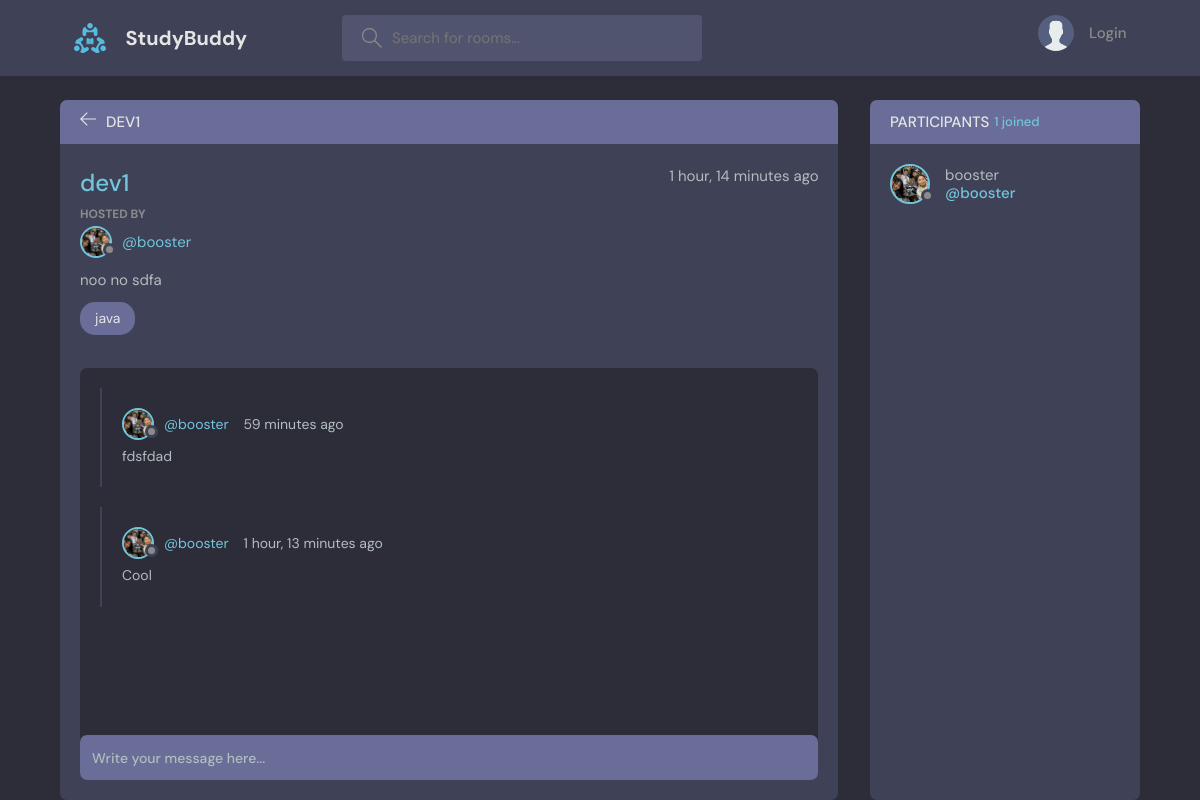
The page /room/1/ on the database its author committed.
### base/models.py (models this page shows, shortened)
class Room(models.Model):
    host = models.ForeignKey(User, on_delete=models.SET_NULL, null=True)
    topic = models.ForeignKey(Topic, on_delete=models.SET_NULL, null=True)
    name = models.CharField(max_length=200)
    description = models.TextField(null=True, blank=True)
    participants = models.ManyToManyField(User, related_name='participants', blank=True)
    updated = models.DateTimeField(auto_now=True)
    created = models.DateTimeField(auto_now_add=True)
    class Meta:
        ordering = ['-updated', '-created']

class User(AbstractUser):
    name = models.CharField(max_length=200, null=True)
    email = models.EmailField(unique=True, null=True)
    bio = models.TextField(null=True)
    avatar = models.ImageField(null=True, default="avatar.svg")
    USERNAME_FIELD = 'email'
    REQUIRED_FIELDS = []

class Topic(models.Model):
    name = models.CharField(max_length=200)

class Message(models.Model):
    user = models.ForeignKey(User, on_delete=models.CASCADE)
    room = models.ForeignKey(Room, on_delete=models.CASCADE)
    body = models.TextField()
    updated = models.DateTimeField(auto_now=True)
    created = models.DateTimeField(auto_now_add=True)
    class Meta:
        ordering = ['-updated', '-created']

### base/views.py (the view, shortened to what this page needs)
# urls.py: path('room/<str:pk>/', views.room, name='room'),
def room(request, pk):
    room = Room.objects.get(id=pk)
    roomMessages = room.message_set.all().order_by('-created')
    participants = room.participants.all()
    context = {'room': room, 'roomMessages': roomMessages, 'participants': participants}
    return render(request, 'base/room.html', context)

### base/templates/base/room.html (shortened to what this page needs)
{% extends 'main.html' %}
{% block content %}
    <main class="profile-page layout layout--2">
        <div class="container">
            <div class="room">
                <div class="room__top">
                    <div class="room__topLeft">
                        <a href="{% url 'home' %}">
                            <svg version="1.1" xmlns="http://www.w3.org/2000/svg" width="32" height="32"
                                 viewBox="0 0 32 32">
                                <title>arrow-left</title>
                                <path
                                        d="M13.723 2.286l-13.723 13.714 13.719 13.714 1.616-1.611-10.96-10.96h27.625v-2.286h-27.625l10.965-10.965-1.616-1.607z"
                                ></path>
                            </svg>
                        </a>
                        <h3>{{ room.name }}</h3>
                    </div>
                </div>
                <div class="room__box scroll">
                    <div class="room__header scroll">
                        <div class="room__info">
                            <h3>{{ room.name }}</h3>
                            <span>{{ room.created|timesince }} ago</span>
                        </div>
                        <div class="room__hosted">
                            <p>Hosted By</p>
                            <a href="{% url 'user-profile' room.host.id %}" class="room__author">
                                <div class="avatar avatar--small">
                                    <img src="{{ room.host.avatar.url }}"/>
                                </div>
                                <span>@{{ room.host.username }}</span>
                            </a>
                        </div>
                        <div class="room__details">
                            {{ room.description }}
                        </div>
                        <span class="room__topics">{{ room.topic.name }}</span>
                    </div>
                    <div class="room__conversation">
                        <div class="threads scroll">
                            {% for message in roomMessages %}
                                <div class="thread">
                                    <div class="thread__top">
                                        <div class="thread__author">
                                            <a href="{% url 'user-profile' message.user.id %}"
                                               class="thread__authorInfo">
                                                <div class="avatar avatar--small">
                                                    <img src="{{ message.user.avatar.url }}"/>
                                                </div>
                                                <span>@{{ message.user.username }}</span>
                                            </a>
                                            <span class="thread__date">{{ message.created|timesince }} ago</span>
                                        </div>
                                    </div>
                                    <div class="thread__details">
                                        {{ message.body }}
                                    </div>
                                </div>
                            {% endfor %}
                        </div>
                    </div>
                </div>
                <div class="room__message">
                    <form method="POST" action="">
                        <input name="body" placeholder="Write your message here..."/>
                    </form>
                </div>
            </div>
            <div class="participants">
                <h3 class="participants__top">Participants <span>{{ room.participants.all.count }} joined</span></h3>
                {% for participant in  participants %}
                    <div class="participants__list scroll">
                        <a href="{% url 'user-profile' participant.id %}" class="participant">
                            <div class="avatar avatar--medium">
                                <img src="{{ participant.avatar.url }}"/>
                            </div>
                            <p>
                                {{ participant.username }}
                                <span>@{{ participant.username }}</span>
                            </p>
                        </a>
                    </div>
                {% endfor %}
            </div>
        </div>
    </main>
{% endblock %}

### rows shown on the page
Room: name "DEV1", name "dev1", created "1 hour, 14 minutes", host.avatar (picture), host.username "booster", description "noo no sdfa", topic.name "java", participants.all.count "1"
Message: user.avatar (picture), user.username "booster", created "59 minutes", body "fdsfdad"
Message: user.avatar (picture), user.username "booster", created "1 hour, 13 minutes", body "Cool"
User: avatar (picture), username "booster"
